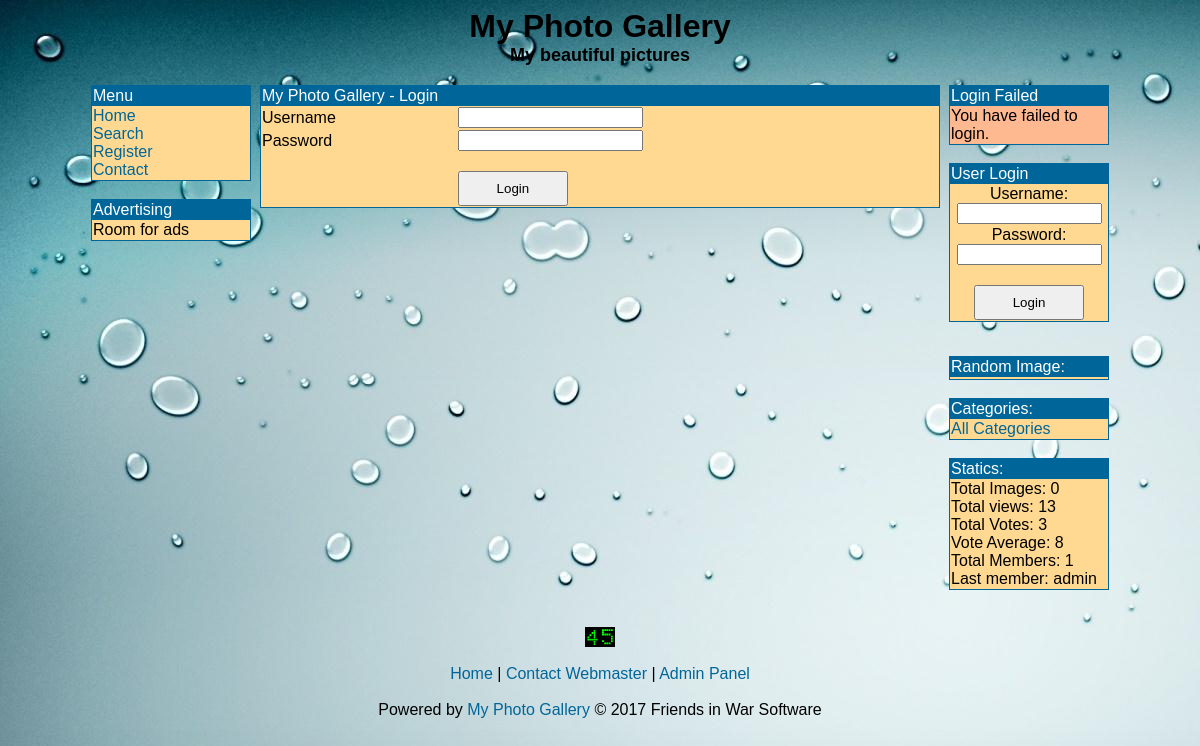
The page /login.php on the database its author committed.
### tables this page shows
CREATE TABLE IF NOT EXISTS `mpg_settings` (
  `id` int(10) NOT NULL AUTO_INCREMENT,
  `installed` int(1) NOT NULL DEFAULT '1',
  `pagename` varchar(255) NOT NULL DEFAULT '',
  `slogan` varchar(255) NOT NULL DEFAULT '',
  `email` varchar(255) NOT NULL DEFAULT '',
  `script_url` varchar(255) NOT NULL,
  `total_votes` int(11) NOT NULL,
  `total_points` int(11) NOT NULL,
  `total_img_views` int(11) NOT NULL DEFAULT '0',
  `hitcounter` int(1) NOT NULL DEFAULT '1',
  `hitcounterimg` varchar(255) NOT NULL,
  `template` text NOT NULL,
  `max_filesize` int(11) NOT NULL,
  `max_width` int(5) NOT NULL,
  `max_height` int(5) NOT NULL,
  `thumb_size` int(3) NOT NULL,
  `normal_size` int(4) NOT NULL,
  `thumb_cells` int(2) NOT NULL,
  `thumb_rows` int(11) NOT NULL,
  `thumb_on_page` int(11) NOT NULL,
  `search_suggestions` int(3) NOT NULL,
  PRIMARY KEY (`id`)
);

CREATE TABLE IF NOT EXISTS `mpg_users` (
  `id` int(4) NOT NULL AUTO_INCREMENT,
  `username` varchar(65) NOT NULL DEFAULT '',
  `password` varchar(65) NOT NULL DEFAULT '',
  `email` varchar(255) NOT NULL DEFAULT '',
  `ip` varchar(15) NOT NULL,
  `user_level` int(1) NOT NULL DEFAULT '0',
  PRIMARY KEY (`id`)
);

### config.php (called while the page is built, shortened)
<?php
$prefix="mpg_";
?>

### include/panels/statics.php (the view, shortened to what this page needs)
<?php
$total_images = mysqli_num_rows(mysqli_query($conn,"SELECT * FROM ".$prefix."images WHERE img_active=1"));
$query1 = mysqli_query($conn, "SELECT * FROM ".$prefix."settings WHERE id=1");
while ($row1 = mysqli_fetch_array($query1)) {
	$total_votes = $row1['total_votes'];
	$total_points = $row1['total_points'];
	if ($total_votes == 0) {
		$average = "n.a.";
	} else {
		$average = $total_points/$total_votes;
	}
	$total_img_views = $row1['total_img_views'];
}
$total_users = mysqli_num_rows(mysqli_query($conn, "SELECT * FROM ".$prefix."users"));
$query2 = mysqli_query($conn, "SELECT * FROM ".$prefix."users ORDER BY id DESC LIMIT 0 , 1");
while ($row2 = mysqli_fetch_array($query2)) {
	$newest_member = $row2['username'];
}
?>
<table class="table" width="160">
	<tr class="table_header">
		<td>Statics:</td>
	</tr>
	<tr class="row1">
		<td>
<?php
			echo "Total Images: $total_images\n<br>";
			echo "Total views: $total_img_views\n<br>";
			echo "Total Votes: $total_votes\n<br>";
			echo "Vote Average: $average\n<br>";
			echo "Total Members: $total_users\n<br>";
			echo "Last member: $newest_member\n<br>";
?>
		</td>
	</tr>
</table>

### include/header.php (shortened to what this page needs)
<?php
require('config.php');
$result = mysqli_query($conn, "SELECT * FROM ".$prefix."settings WHERE id = 1");
while($row = mysqli_fetch_array($result)) {
	$pagename = $row['pagename'];
	$slogan = $row['slogan'];
	$template = $row['template'];
	$hitcounter = $row['hitcounter'];
	$hitcounterimg = $row['hitcounterimg'];
}
?>
<html>
<head>
<?php
echo "<link href='template/$template' rel='stylesheet' type='text/css' />";
?>
</head>
<body>
<p align="center"><b><font size="6"><?php echo $pagename; ?></font></b><br>
<b><font size="4"><?php echo $slogan; ?></font></b></p>
<div align="center">
<table style="width:1024px">
	<tr>
		<td style="width:160px" valign="top">
			<?php include "include/leftside.php"; ?>
		</td>
		<td style="width:12px" valign="top">
		</td>
		<td style="width:680px" valign="top">

### login.php (shortened to what this page needs)
<?php
require('include/header.php');
?>
<form name="form1" method="post" action="include/checklogin.php">
<div align="center">
<table class="table" width="680" class="table">
	<tr class="table_header">
		<td colspan="2"><?php echo $pagename; ?> - Login</td>
	</tr>
	<tr class="row1">
		<td>Username</td>
		<td><input name="username" type="text" id="username"></td>
	</tr>
	<tr class="row1">
		<td>Password</td>
		<td><input name="password" type="password" id="password"></td>
	</tr>
	<tr class="row1">
		<td>&nbsp;</td>
		<td><br><input type="submit" name="Submit" value="Login"></td>
	</tr>
</table>
</div>
</form>
<?php
require('include/footer.php');
?>

### include/footer.php (shortened to what this page needs)
		</td>
		<td style="width:12px" valign="top">
		</td>
		<td style="width:160px" valign="top">
			<?php include "include/rightside.php"; ?>
		</td>
	</tr>
</table>
</div>
<p align="center"><br>
<?php
$arr1 = str_split($hitcounter);
foreach ($arr1 as $arr1) {
	echo "<img border='0' src='counterimages/$hitcounterimg/$arr1.gif'>";
}
?>
<br><br>
<a href="index.php">Home</a> |
<a href="contact_form.php">Contact Webmaster</a> |
<a href="admin/index.php">Admin Panel</a>
<br><br>
Powered by <a href="http://software.friendsinwar.com" class="copyright">My Photo Gallery</a> © 2017 Friends in War Software
</p>
</body>
</html>

### template/basic.css (style rules this page uses)
a:link { color: 006699; text-decoration:none; }
body { font-family:"Trebuchet MS", Arial, Helvetica, sans-serif; background-image:url('./basic/water_drops.jpg'); background-attachment: fixed; background-repeat:no-repeat; color: #000000; }
table.table { border: 1px #006699 solid; border-collapse: collapse; }
tr.table_header { background-color: #006699; color: #FFFFFF; }
tr.row1 { background-color: #FFD991; }
input[type=submit] { width:110px; height:35px; }

### rows shown on the page
mpg_settings: pagename "My Photo Gallery", slogan "My beautiful pictures", total_img_views "13", total_votes "3", average "8", hitcounterimg (picture)
mpg_users: username "admin"

### other values the page prints
$total_images "0"
$total_users "1"
